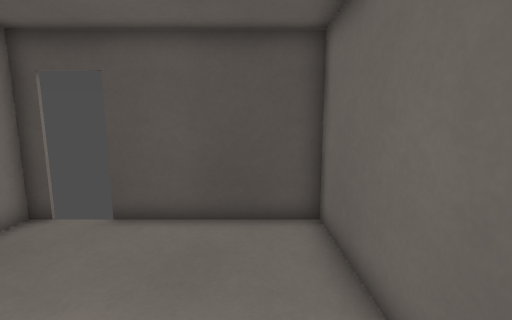
[1] (above)

12 first-person views from a walk through a Godot game level. The camera is 1.3 m above the floor, tilts 8° down and sees 90° across. Doors that lead somewhere are drawn open, without their leaves. The floor is counted in squares, 0.5 m on a side. Each view is taken from the middle of a square. On the plan, view 1 faces up. The plan holds only what a view shows up to about 18 squares ahead; the rest is blank. Characters and animated objects are not drawn. Surface patterns are stand-ins for the level's own textures.

[2]
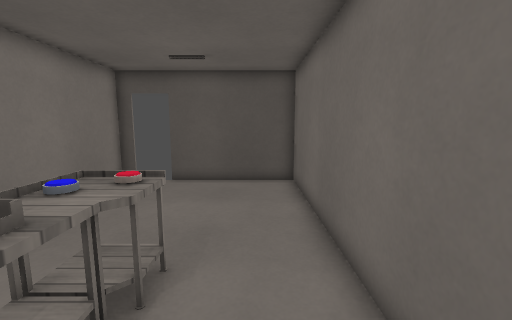

[3]
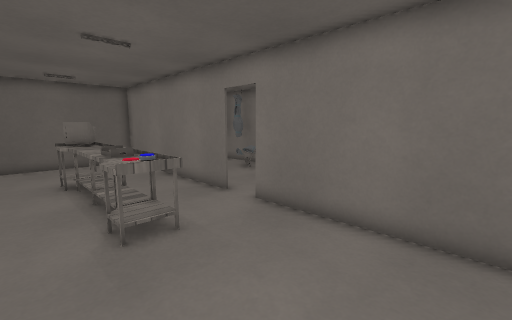

[4]
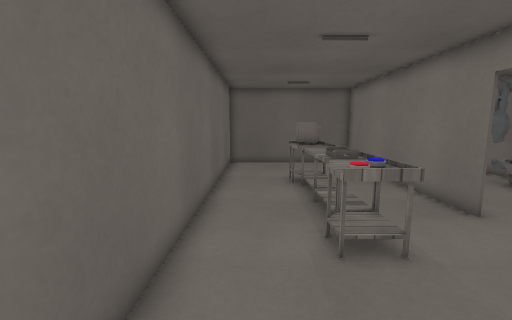

[5]
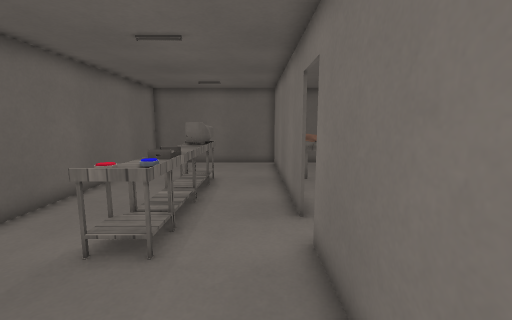

[6]
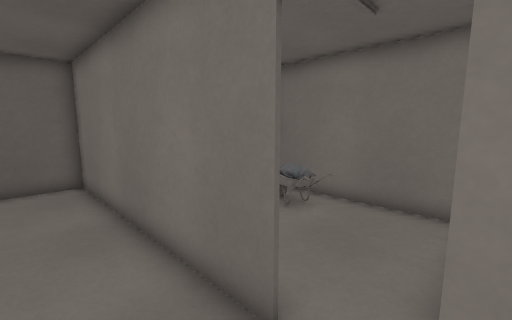

[7]
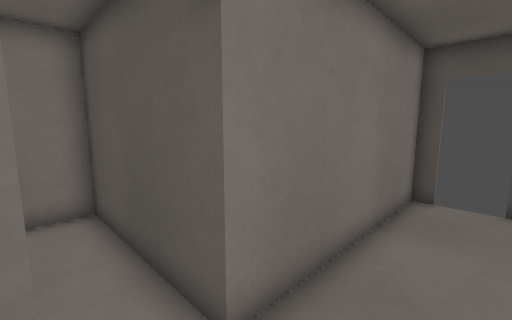

[8]
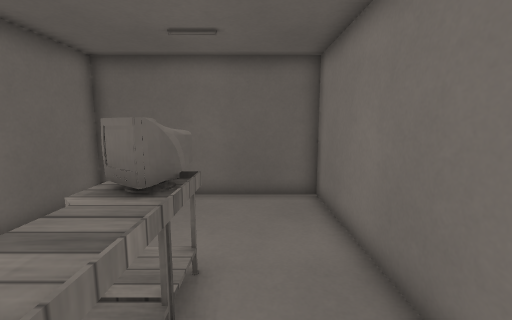

[9]
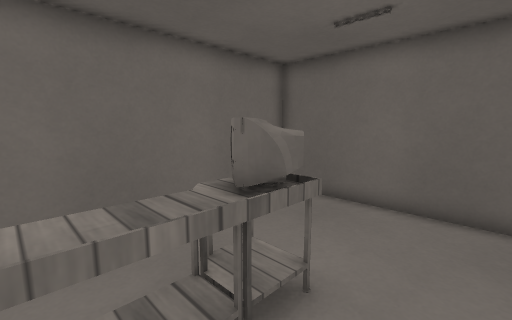

[10]
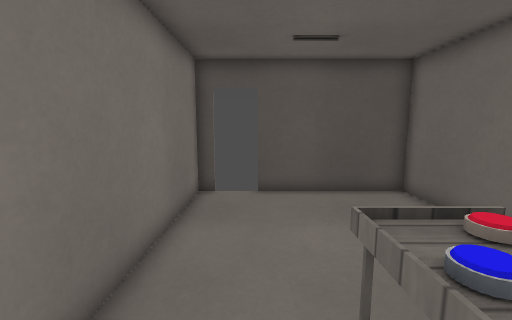

[11]
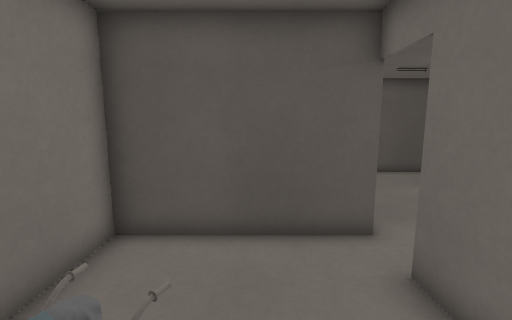

[12]
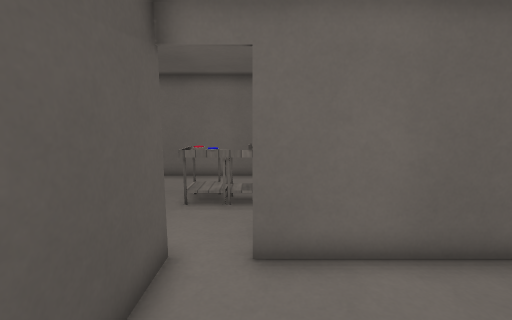

### Floor plan
Key: @ floor where view 1 was taken; # wall or solid block; . floor; D open door; T thing the floor can be seen under or through; O other object.
Columns run from 12 left of view 1 to 2 right of it. Each row starts with its distance up from view 1.
  7       #DD######
  6       #.......#
  5       #.......#
  4       #.......#
  3       #.......#
  2       #.......#
  1       #.......#
  0       #..TT.@.#
 -1 #######..TT...#
 -2 #.....D..TT...#
 -3 #.....D..TT...#
 -4 ##....#..TT...#
 -5 ##O...#..TT...#
 -6  ##...#..##...#
 -7  ##...#..## ..#
 -8     ###..## ..#
 -9       #.......#
-10       #.......#
-11       #.......#
-12       #.......#
-13       #########

Where each view was taken, in squares from view 1:
view 1: 0 up, 0 right, facing up
view 2: 5 down, 0 right, facing up
view 3: 5 up, 0 right, facing down-left
view 4: 4 up, 0 right, facing down
view 5: 4 up, 5 left, facing down
view 6: 1 down, 4 left, facing down-left
view 7: 3 down, 4 left, facing up-left
view 8: 4 down, 4 left, facing down
view 9: 5 down, 5 left, facing down-right
view 10: 3 down, 4 left, facing up
view 11: 7 down, 9 left, facing up
view 12: 3 down, 11 left, facing right
